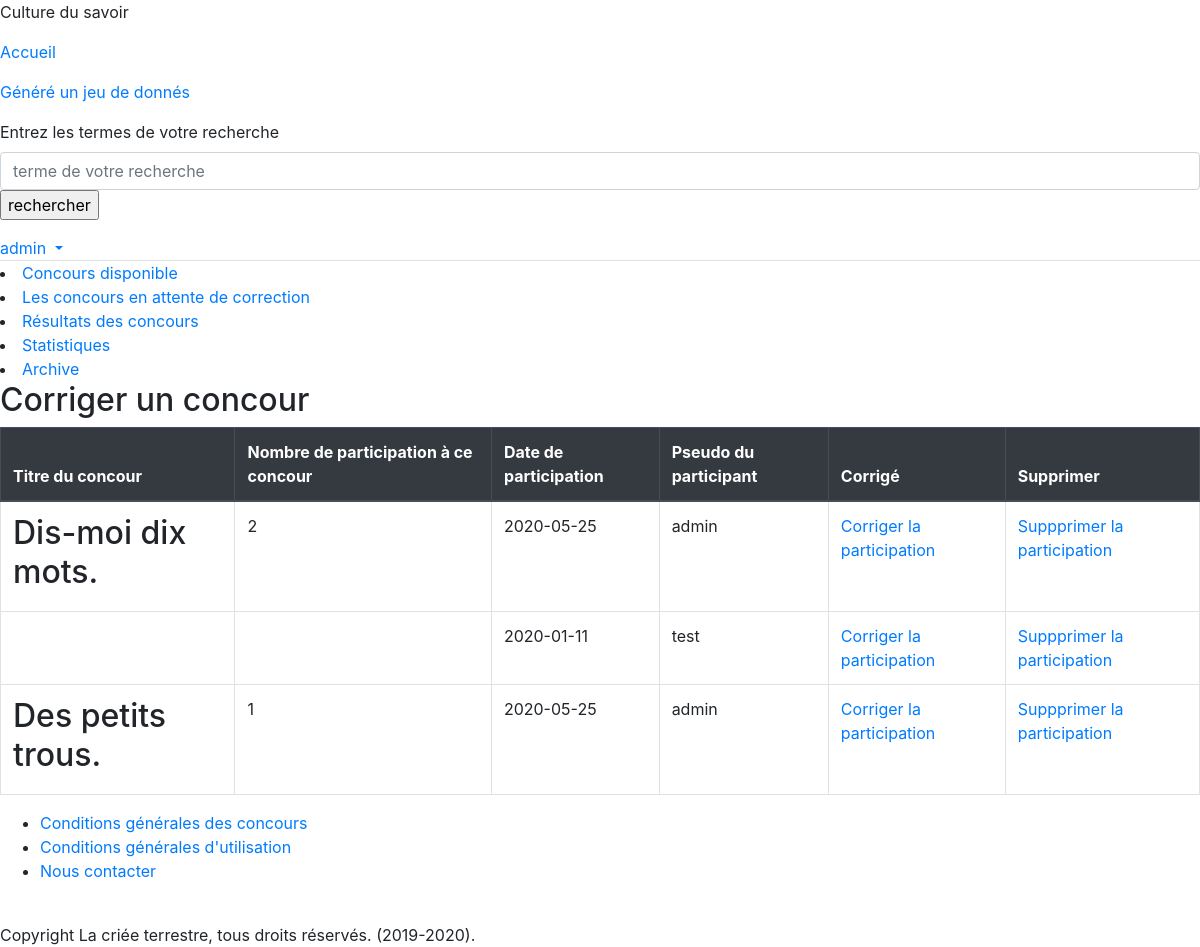
Page /index.php?page=admin&action=correction (signed in) on the committed database.
### tables this page shows
CREATE TABLE `participation` (
  `par_id` int(11) NOT NULL,
  `par_concour` int(11) NOT NULL,
  `par_utilisateur` int(11) NOT NULL,
  `par_date` date NOT NULL,
  `par_fichier` text DEFAULT NULL,
  `par_commentaire` text DEFAULT NULL,
  `par_texte` text DEFAULT NULL,
  `par_validitee` tinyint(1) NOT NULL DEFAULT 1
);

CREATE TABLE `concours` (
  `con_id` int(11) NOT NULL,
  `con_titre` text NOT NULL,
  `con_neurone` int(11) NOT NULL,
  `con_consigne` text NOT NULL,
  `con_date_debut` date NOT NULL,
  `con_date_fin` date NOT NULL,
  `con_organisateur` text NOT NULL,
  `con_statut` int(11) NOT NULL DEFAULT 1
);

CREATE TABLE `utilisateurs` (
  `uti_id` int(11) NOT NULL,
  `uti_date_inscription` date NOT NULL,
  `uti_profil` int(11) DEFAULT 1,
  `uti_nom` text NOT NULL,
  `uti_pseudo` text NOT NULL,
  `uti_mdp` text NOT NULL,
  `uti_prenom` text DEFAULT NULL,
  `uti_email` text DEFAULT NULL,
  `uti_age` text DEFAULT NULL,
  `uti_pays` text DEFAULT NULL
);

### System/Coeur/Views/View.php (called while the page is built, shortened)
<?php
    class View
    {
        public function __construct(string $directory, string $view, string $title,array $args = [])
        {
                        $base = dirname(realpath('.')) . DIRECTORY_SEPARATOR . 'App';
            $view_dir = $base . DIRECTORY_SEPARATOR . 'Views';
$dir = $view_dir . DIRECTORY_SEPARATOR . $directory;
            $view = $dir . DIRECTORY_SEPARATOR . "$view.php";
            $this->view = $view;
        }
        public function create(): string
        {
            require($this->view);
                        return ob_get_clean();
        }
    }

### System/Coeur/Application/LoadController.php (called while the page is built, shortened)
<?php
    class LoadController
    {
        private $action;
        public function __construct(string $controller, string $action)
        {
            $this->action = $action;
        }
        public function call()
        {
	    return call_user_func([new $this->controller, $this->action]);
        }
    }

### www/index.php (called while the page is built, shortened)
<?php
$controller = $_GET['page'] ?? 'Accueil';
$action = $_GET['action'] ?? 'accueil';
(new LoadController($controller, $action))->call();
?>

### System/Coeur/Models/Model.php (called while the page is built, shortened)
<?php
abstract class Model
{
    protected static $table = '';
    protected static $primary = 'id';
public function get(int $id, int $output_style = PDO::FETCH_OBJ): array
    {
        $table = static::$table;
        $primary = static::$primary;
        return $this->request("SELECT * FROM $table WHERE $primary = :id", [':id' => $id], $output_style);
    }
    public function request(string $sql, array $args, int $output_style): array
    {
        $pdo  = DB::get();
        $query =  $pdo->prepare($sql);
        foreach ($args as $k => $v) {
            if (is_numeric($v)) {
                $query->bindValue($k, $v, PDO::PARAM_INT);
            } elseif (is_bool($v)) {
                $query->bindValue($k, $v, PDO::PARAM_BOOL);
            } elseif (is_null($v)) {
                $query->bindValue($k, $v, PDO::PARAM_NULL);
            } elseif (is_string($v)) {
                $query->bindValue($k, $v, PDO::PARAM_STR);
            } else {
                $query->bindValue($k, $v);
            }
        }
        $query->execute();
        $all  = $query->fetchAll($output_style);
        return $all;
    }
}

### App/Models/Participation.php (called while the page is built, shortened)
<?php
    class Participation extends Model
    {
public function get_participation_validitee($validitee)
{
	return $this->request("select par_id, par_concour, par_utilisateur, par_date, par_fichier, par_commentaire, par_texte, par_validitee, con_statut, con_id from participation, concours where par_concour = con_id and par_validitee = :validitee and con_statut = 3 ORDER BY par_concour ASC",[':validitee' => $validitee],PDO::FETCH_OBJ);
}
public function count(int $par_concour)
{
    return reset($this->request('SELECT COUNT(par_validitee) FROM participation WHERE participation.par_validitee = 1 and participation.par_concour = :concour',[':concour' => $par_concour],PDO::FETCH_COLUMN));
}
}

### App/Views/admin/participation_display.php (the view)
<h2>Corriger un concour</h2>
<table class="table table-bordered table-hover">
    <thead class="well thead-dark">
            	    <tr>
		    <th>Titre du concour</th>
<th>Nombre de participation à ce concour</th>
<th>Date de participation</th>
			<th>Pseudo du participant</th>
			<th>Corrigé</th>
			<th>Supprimer</th>
			</tr>
    </thead>
    <tbody>
        <?php
$last = null;
	foreach($liste_participation as $participation)
{
		echo "<tr>";
		if ($participation->par_concour !== $last)
	{
	    $last = $participation->par_concour;
	    echo "<td><h2>$participation->par_concour</h2></td>";
	echo "<td>$participation->par_nb</td>";
	}
else
{
	echo "<td></td>";
	echo "<td></td>";
}
	echo "<td>$participation->par_date</td>";
echo "<td>$participation->par_utilisateur</td>";
echo "<td><a href='index.php?page=admin&action=correction&participation=$participation->par_id'>Corriger la participation</a></td>";
echo "<td><a href='index.php?page=admin&action=supprimer&participation=$participation->par_id'>Suppprimer la participation</a></td>";
	    echo "</tr>";
}
?>
    </tbody>
</table>

### rows in the picture
participation: par_concour.con_titre "Dis-moi dix mots.", par_nb "2", par_date "2020-05-25", par_utilisateur.uti_pseudo "admin"
participation: par_concour 1 (drawn), par_date "2020-01-11", par_utilisateur.uti_pseudo "test"
participation: par_concour.con_titre "Des petits trous.", par_validitee "1", par_date "2020-05-25", par_utilisateur.uti_pseudo "admin"

### other values in the picture
$_SESSION['utilisateurs']['uti_pseudo'] "admin"
